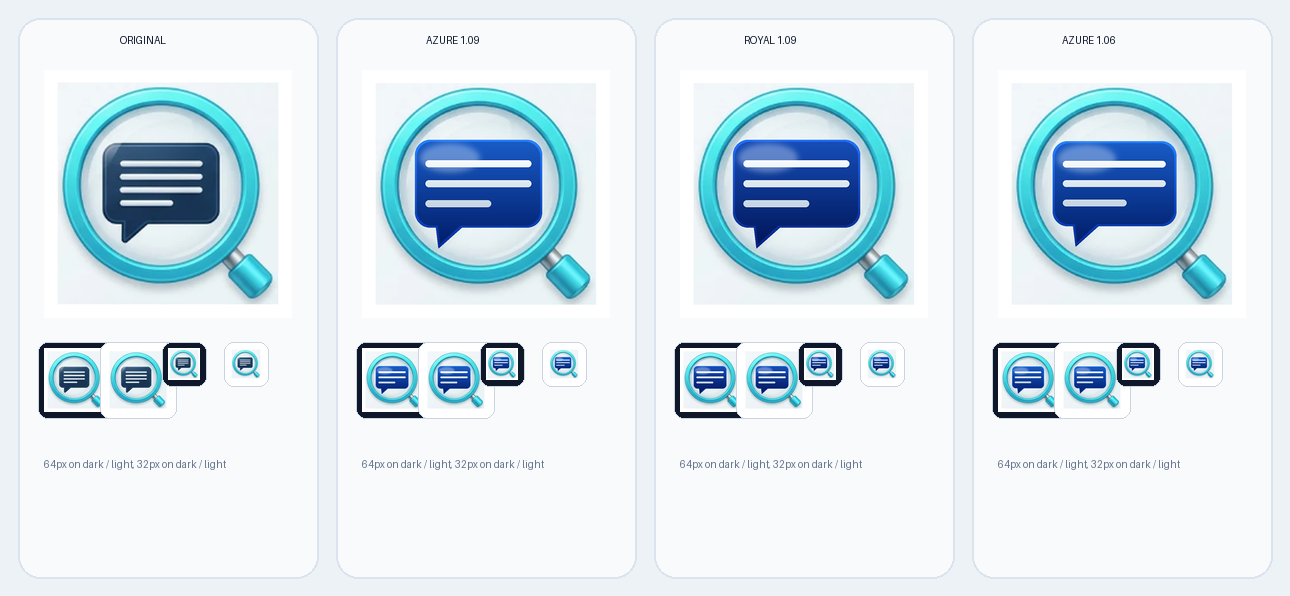

The Python source for this figure:
"""Build a before/after comparison sheet for the edited icon variants."""
from PIL import Image, ImageDraw
import pathlib

D = pathlib.Path('src-tauri/icons/drafts')
ART = (18, 19, 211, 213)   # same crop the edit script uses
MARGIN = 1.12

variants = [
    ('original', None),
    ('azure 1.09', 'v-azure-s109.png'),
    ('royal 1.09', 'v-royal-s109.png'),
    ('azure 1.06', 'v-azure-s106.png'),
]


def square(im):
    icon = im.crop(ART)
    side = int(round(max(icon.size) * MARGIN))
    canvas = Image.new('RGB', (side, side), (255, 255, 255))
    canvas.paste(icon, ((side - icon.width) // 2, (side - icon.height) // 2))
    return canvas.resize((512, 512), Image.LANCZOS)


orig = square(Image.open('src-tauri/icons/new_icon.png').convert('RGB'))

CW, CH = 300, 560
GAP, PAD = 18, 18
W = PAD * 2 + len(variants) * CW + (len(variants) - 1) * GAP
H = PAD * 2 + CH
sheet = Image.new('RGB', (W, H), (237, 242, 247))
d = ImageDraw.Draw(sheet)

for i, (label, fname) in enumerate(variants):
    x = PAD + i * (CW + GAP)
    y = PAD
    d.rounded_rectangle([x, y, x + CW, y + CH], 22, fill=(248, 250, 252), outline=(219, 227, 238), width=2)
    d.text((x + CW // 2 - 6 * len(label), y + 16), label.upper(), fill=(15, 23, 42))
    im = orig if fname is None else Image.open(D / fname).convert('RGB').resize((512, 512), Image.LANCZOS)
    sheet.paste(im.resize((248, 248), Image.LANCZOS), (x + 26, y + 52))
    for j, (sz, bg) in enumerate([(64, (15, 23, 42)), (64, (255, 255, 255)), (32, (15, 23, 42)), (32, (255, 255, 255))]):
        px = x + 26 + j * 62
        py = y + 330
        d.rounded_rectangle([px - 6, py - 6, px + sz + 6, py + sz + 6], 10, fill=bg, outline=(203, 213, 225))
        sheet.paste(im.resize((sz, sz), Image.LANCZOS), (px, py))
    d.text((x + 26, y + 440), '64px on dark / light, 32px on dark / light', fill=(100, 116, 139))

sheet.save(D / 'compare.png')
print('wrote compare.png', sheet.size)
